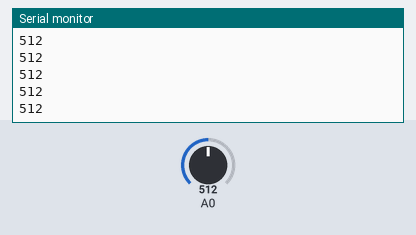
Bench run of a sketch on a simulated ESP8266 (NodeMCU). Parts: the last lines printed to the serial monitor. Inputs (shaded band) come from the test bench; at power-on: A0 = 512.

Above: at 1.2 s.
1.3 s: A0 set to 716
At 1.31 s:
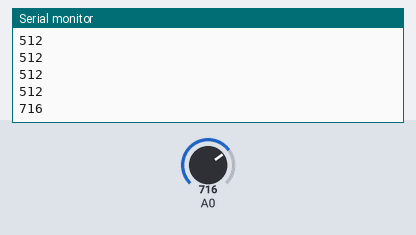
2.8 s: A0 set to 900
At 2.81 s:
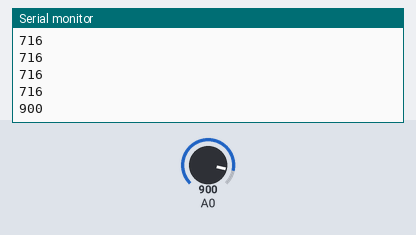
Timing chart, 0 to 5.8 s (numbered marks = the images above; inputs shaded):
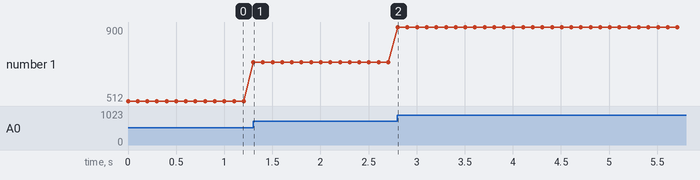

Measured:
- after the input at 1.3 s, the serial monitor: prints a new line at once (image 1)
- after the input at 2.8 s, the serial monitor: prints a new line at once (image 2)
- plotted number 1: 512 → 716 after the input at 1.3 s, 716 → 900 after the input at 2.8 s

The sketch:

HeartBeat_Sensor.ino
```cpp
/* @Date    : 25-Sep-2019
 * @Author  : Vivek Yadav
   @Brief   : HeartBeat Sensor
   @Version : v.01(NodeMcu 12E)

   @Working :
   @Notice  : Not Working As named Suggested...... :-(
*/

#define SenSig D1

void setup() {
Serial.begin(9600);
  pinMode(SenSig,INPUT);
}

void loop() {
int Aval = analogRead(SenSig);
  Serial.println(Aval);
  delay(100);

/*
if(digitalRead(SenSig))
{
  int cnt =0;
  int tout = millis();
 while(millis() - tout < 60000)
  if(digitalRead(SenSig))
    cnt++;
  Serial.println(cnt);
}
*/

}
```
